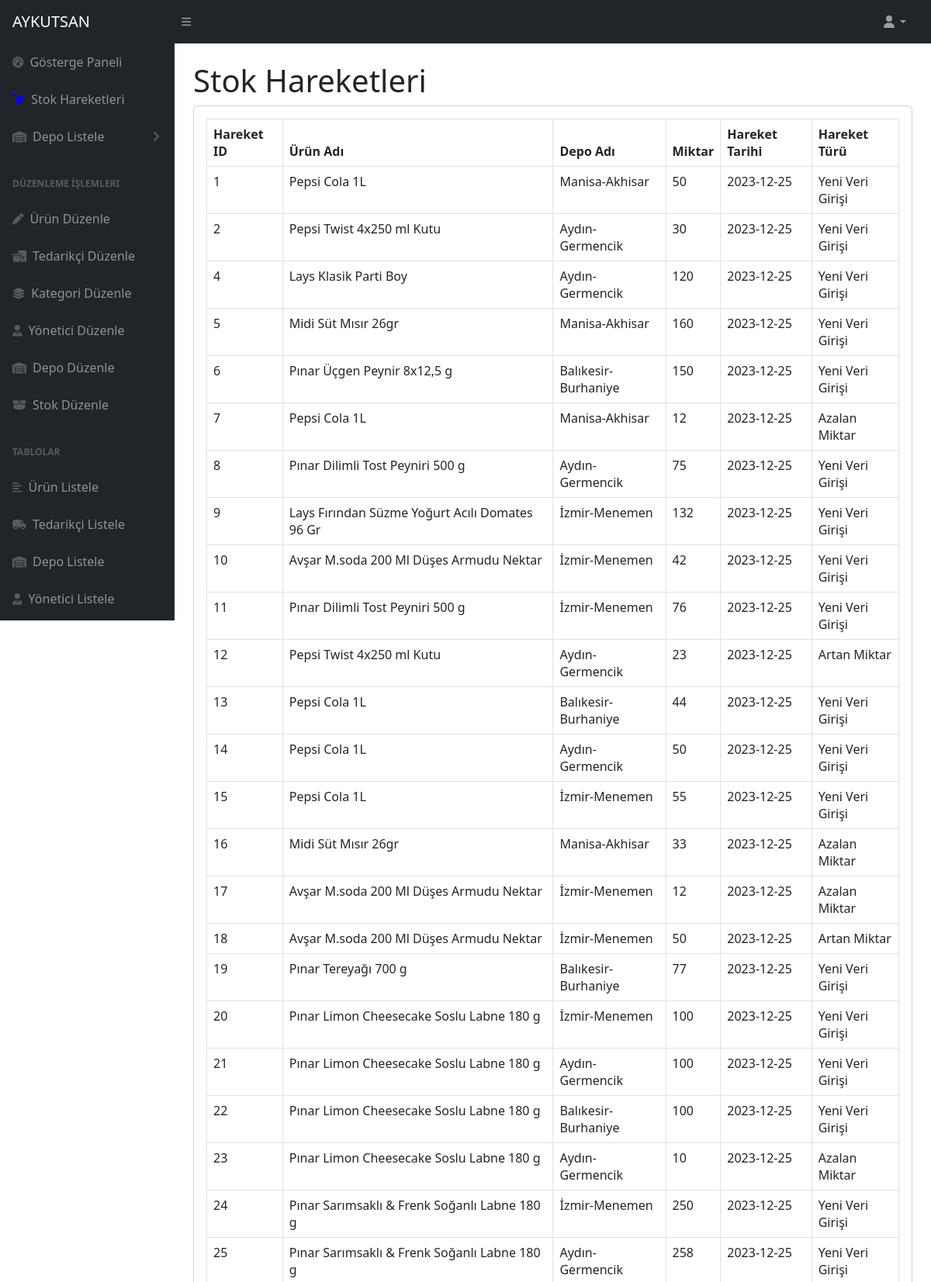
Page /stokHareketleriListele.php (signed in, upper part) on the committed database.
### tables this page shows
CREATE TABLE `stok_hareketleri` (
  `hareket_id` int(11) NOT NULL,
  `urun_id` int(11) NOT NULL,
  `depo_id` int(11) NOT NULL,
  `miktar` int(11) NOT NULL,
  `hareket_tarihi` date NOT NULL,
  `hareket_turu` varchar(255) NOT NULL
);

CREATE TABLE `urunler` (
  `urun_id` int(11) NOT NULL,
  `urun_adi` varchar(255) NOT NULL,
  `kategori_id` int(11) NOT NULL,
  `birim_fiyat` decimal(10,2) NOT NULL,
  `tedarikci_id` int(11) NOT NULL
);

CREATE TABLE `depolar` (
  `depo_id` int(11) NOT NULL,
  `depo_adi` varchar(255) NOT NULL
);

### stokHareketlerTablo.php (the view, shortened to what this page needs)
<?php
$servername = "localhost";
$username = "root";
$password = "";
$dbname = "bilisimdeneme";
$conn = new mysqli($servername, $username, $password, $dbname);
$sql = "SELECT sh.hareket_id, u.urun_adi, d.depo_adi, sh.miktar, sh.hareket_tarihi, sh.hareket_turu
        FROM stok_hareketleri sh
        LEFT JOIN urunler u ON sh.urun_id = u.urun_id
        LEFT JOIN depolar d ON sh.depo_id = d.depo_id";
$result = $conn->query($sql);
$table = '<table id="datatablesSimple" class="table table-bordered">
            <thead>
                <tr>
                    <th>Hareket ID</th>
                    <th>Ürün Adı</th>
                    <th>Depo Adı</th>
                    <th>Miktar</th>
                    <th>Hareket Tarihi</th>
                    <th>Hareket Türü</th>
                </tr>
            </thead>
            <tbody>';
if ($result->num_rows > 0) {
    while ($row = $result->fetch_assoc()) {
        $table .= '<tr>
                      <td>' . $row['hareket_id'] . '</td>
                      <td>' . $row['urun_adi'] . '</td>
                      <td>' . $row['depo_adi'] . '</td>
                      <td>' . $row['miktar'] . '</td>
                      <td>' . $row['hareket_tarihi'] . '</td>
                      <td>' . $row['hareket_turu'] . '</td>
                   </tr>';
    }
} else {
    $table .= '<tr><td colspan="6">Tabloda hiç veri yok.</td></tr>';
}
$table .= '</tbody>
           </table>';
?>

### rows in the picture
stok_hareketleri: hareket_id "1", urun.urun_adi "Pepsi Cola 1L", depo.depo_adi "Manisa-Akhisar", miktar "50", hareket_tarihi "2023-12-25", hareket_turu "Yeni Veri Girişi"
stok_hareketleri: hareket_id "2", urun.urun_adi "Pepsi Twist 4x250 ml Kutu", depo.depo_adi "Aydın-Germencik", miktar "30", hareket_tarihi "2023-12-25", hareket_turu "Yeni Veri Girişi"
stok_hareketleri: hareket_id "4", urun.urun_adi "Lays Klasik Parti Boy", depo.depo_adi "Aydın-Germencik", miktar "120", hareket_tarihi "2023-12-25", hareket_turu "Yeni Veri Girişi"
stok_hareketleri: hareket_id "5", urun.urun_adi "Midi Süt Mısır 26gr", depo.depo_adi "Manisa-Akhisar", miktar "160", hareket_tarihi "2023-12-25", hareket_turu "Yeni Veri Girişi"
stok_hareketleri: hareket_id "6", urun.urun_adi "Pınar Üçgen Peynir 8x12,5 g", depo.depo_adi "Balıkesir-Burhaniye", miktar "150", hareket_tarihi "2023-12-25", hareket_turu "Yeni Veri Girişi"
stok_hareketleri: hareket_id "7", urun.urun_adi "Pepsi Cola 1L", depo.depo_adi "Manisa-Akhisar", miktar "12", hareket_tarihi "2023-12-25", hareket_turu "Azalan Miktar"
stok_hareketleri: hareket_id "8", urun.urun_adi "Pınar Dilimli Tost Peyniri 500 g", depo.depo_adi "Aydın-Germencik", miktar "75", hareket_tarihi "2023-12-25", hareket_turu "Yeni Veri Girişi"
stok_hareketleri: hareket_id "9", urun.urun_adi "Lays Fırından Süzme Yoğurt Acılı Domates 96 Gr", depo.depo_adi "İzmir-Menemen", miktar "132", hareket_tarihi "2023-12-25", hareket_turu "Yeni Veri Girişi"
stok_hareketleri: hareket_id "10", urun.urun_adi "Avşar M.soda 200 Ml Düşes Armudu Nektar", depo.depo_adi "İzmir-Menemen", miktar "42", hareket_tarihi "2023-12-25", hareket_turu "Yeni Veri Girişi"
stok_hareketleri: hareket_id "11", urun.urun_adi "Pınar Dilimli Tost Peyniri 500 g", depo.depo_adi "İzmir-Menemen", miktar "76", hareket_tarihi "2023-12-25", hareket_turu "Yeni Veri Girişi"
stok_hareketleri: hareket_id "12", urun.urun_adi "Pepsi Twist 4x250 ml Kutu", depo.depo_adi "Aydın-Germencik", miktar "23", hareket_tarihi "2023-12-25", hareket_turu "Artan Miktar"
stok_hareketleri: hareket_id "13", urun.urun_adi "Pepsi Cola 1L", depo.depo_adi "Balıkesir-Burhaniye", miktar "44", hareket_tarihi "2023-12-25", hareket_turu "Yeni Veri Girişi"
stok_hareketleri: hareket_id "14", urun.urun_adi "Pepsi Cola 1L", depo.depo_adi "Aydın-Germencik", miktar "50", hareket_tarihi "2023-12-25", hareket_turu "Yeni Veri Girişi"
stok_hareketleri: hareket_id "15", urun.urun_adi "Pepsi Cola 1L", depo.depo_adi "İzmir-Menemen", miktar "55", hareket_tarihi "2023-12-25", hareket_turu "Yeni Veri Girişi"
stok_hareketleri: hareket_id "16", urun.urun_adi "Midi Süt Mısır 26gr", depo.depo_adi "Manisa-Akhisar", miktar "33", hareket_tarihi "2023-12-25", hareket_turu "Azalan Miktar"
stok_hareketleri: hareket_id "17", urun.urun_adi "Avşar M.soda 200 Ml Düşes Armudu Nektar", depo.depo_adi "İzmir-Menemen", miktar "12", hareket_tarihi "2023-12-25", hareket_turu "Azalan Miktar"
stok_hareketleri: hareket_id "18", urun.urun_adi "Avşar M.soda 200 Ml Düşes Armudu Nektar", depo.depo_adi "İzmir-Menemen", miktar "50", hareket_tarihi "2023-12-25", hareket_turu "Artan Miktar"
stok_hareketleri: hareket_id "19", urun.urun_adi "Pınar Tereyağı 700 g", depo.depo_adi "Balıkesir-Burhaniye", miktar "77", hareket_tarihi "2023-12-25", hareket_turu "Yeni Veri Girişi"
stok_hareketleri: hareket_id "20", urun.urun_adi "Pınar Limon Cheesecake Soslu Labne 180 g", depo.depo_adi "İzmir-Menemen", miktar "100", hareket_tarihi "2023-12-25", hareket_turu "Yeni Veri Girişi"
stok_hareketleri: hareket_id "21", urun.urun_adi "Pınar Limon Cheesecake Soslu Labne 180 g", depo.depo_adi "Aydın-Germencik", miktar "100", hareket_tarihi "2023-12-25", hareket_turu "Yeni Veri Girişi"
stok_hareketleri: hareket_id "22", urun.urun_adi "Pınar Limon Cheesecake Soslu Labne 180 g", depo.depo_adi "Balıkesir-Burhaniye", miktar "100", hareket_tarihi "2023-12-25", hareket_turu "Yeni Veri Girişi"
stok_hareketleri: hareket_id "23", urun.urun_adi "Pınar Limon Cheesecake Soslu Labne 180 g", depo.depo_adi "Aydın-Germencik", miktar "10", hareket_tarihi "2023-12-25", hareket_turu "Azalan Miktar"
stok_hareketleri: hareket_id "24", urun.urun_adi "Pınar Sarımsaklı & Frenk Soğanlı Labne 180 g", depo.depo_adi "İzmir-Menemen", miktar "250", hareket_tarihi "2023-12-25", hareket_turu "Yeni Veri Girişi"
stok_hareketleri: hareket_id "25", urun.urun_adi "Pınar Sarımsaklı & Frenk Soğanlı Labne 180 g", depo.depo_adi "Aydın-Germencik", miktar "258", hareket_tarihi "2023-12-25", hareket_turu "Yeni Veri Girişi"
